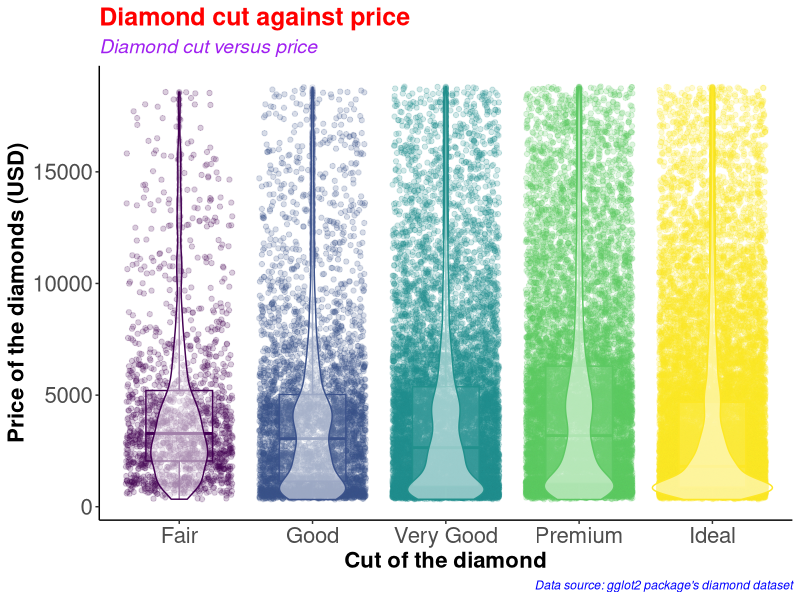
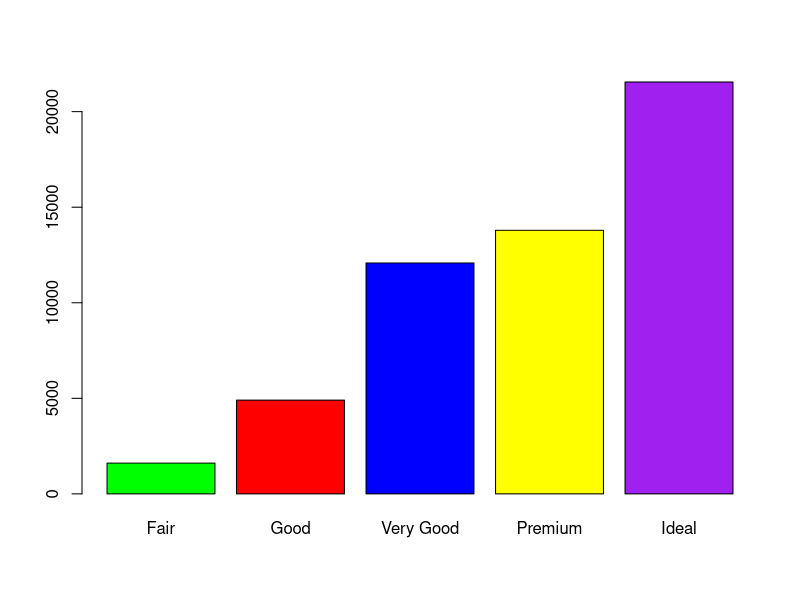
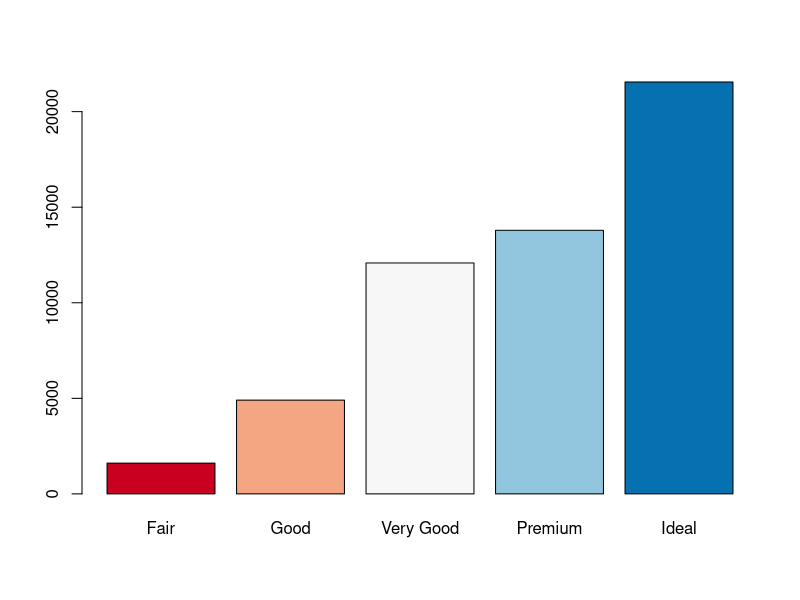
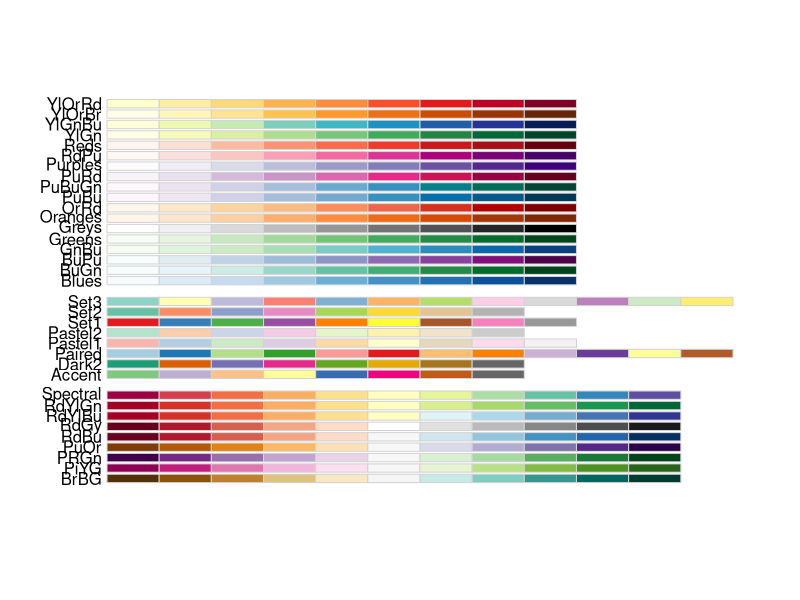
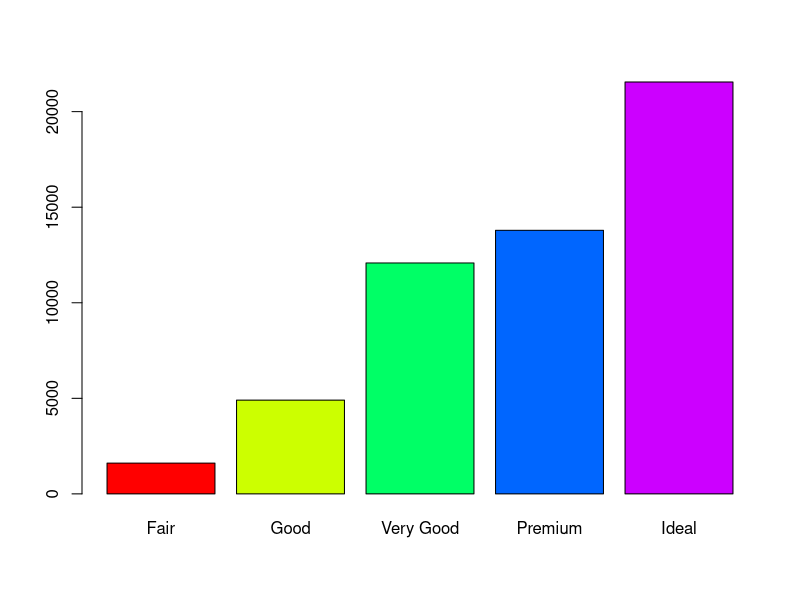
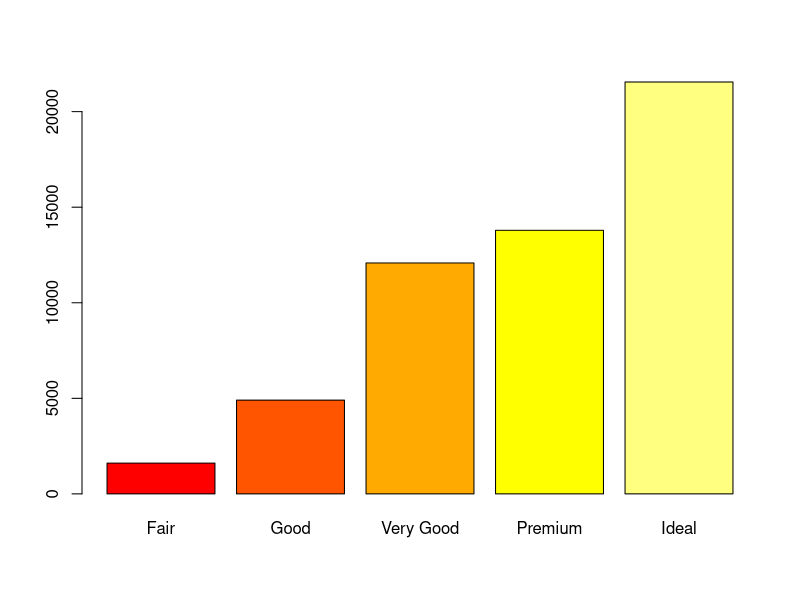
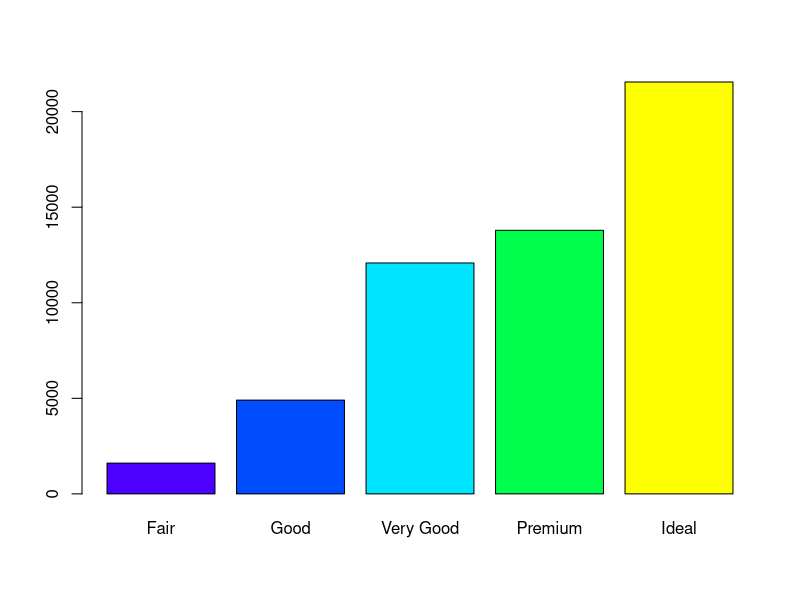
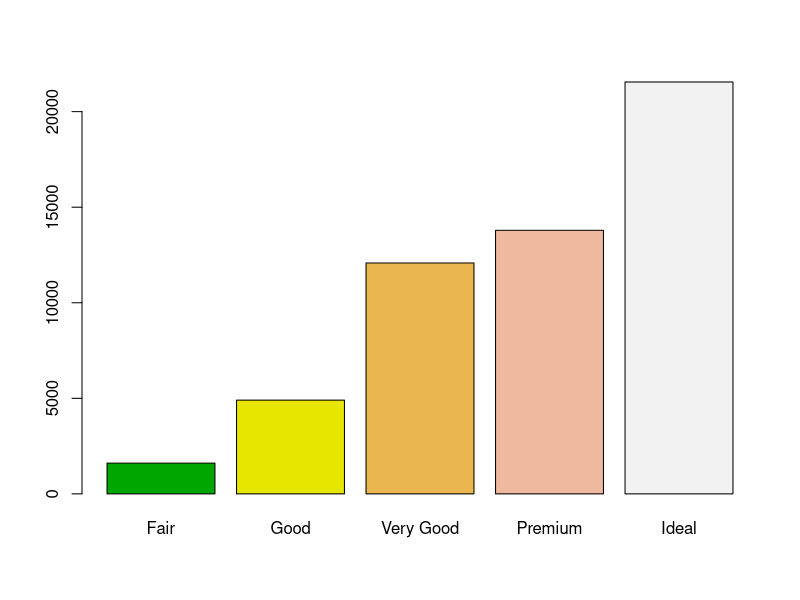

These charts were generated, in order, by the following R code:
#########################################
# Name: Wyclife Agumba Oluoch           #   
# E-mail: wyclifeoluoch@gmail.com       #
# GitHub: https://github.com/Wycology   #
# Task: Boxplot and violin plots in one #
# Date: 4th Jan 2021                    #
# Last edited: 15th Feb 2021            #
#########################################

# Loading the necessary libraries for the project
library(tidyverse) # This is for data wrangling and plotting
library(RColorBrewer)

diamonds_df <- diamonds # Cloning the diamonds data to a new object

diamonds_df %>% # Picking the data
  ggplot(aes(x = cut, y = price, color = cut)) + # Adding the mapping variables
  geom_point(position = "jitter", alpha = 0.2) + # Adding jitter and alpha
  geom_boxplot(alpha = 0.1, width = 0.5) + # Modifying dimensions of the boxplot 
  geom_violin(alpha = 0.5) + # Adding violin plot on top of the box and jitter
  theme_classic() + # Adding my preferred theme for publication.
  theme(legend.position = "none") + # Removing the legend; it is on the x-axis
  labs(x = "Cut of the diamond", # Having the best labels on the plot.
       y = "Price of the diamonds (USD)",
       title = "Diamond cut against price", # Setting titble of the plot
       subtitle = "Diamond cut versus price",
       caption = "Data source: gglot2 package's diamond dataset") +
  theme(axis.text=element_text(size=16),
        axis.title=element_text(size=16,face="bold")) +
  theme(plot.title = element_text(color = 'red', size = 18, face = 'bold'),
        plot.subtitle = element_text(color = 'purple', size = 14, face = 'italic'),
        plot.caption = element_text(color = 'blue', face = 'italic'))

diamonds %>% 
  filter(cut == 'Very Good') %>% 
  nrow()

diamonds %>% 
  select(cut) %>% 
  table() %>% 
  barplot(col = c('green', 'red', 'blue', 'yellow', 'purple'))

# Instead of specifying the colors, we can simply use the color brewer panel 

diamonds %>% 
  select(cut) %>% 
  table() %>% 
  barplot(col = brewer.pal(n = 5, name = "RdBu"))
# To display more brewer colors options to use, run the following function:

display.brewer.all()

# Can also use rainbow colors

diamonds %>% 
  select(cut) %>% 
  table() %>% 
  barplot(col = rainbow(5))

# Can also use heat.colors
diamonds %>% 
  select(cut) %>% 
  table() %>% 
  barplot(col = heat.colors(5))

# Can also use topographic colors

diamonds %>% 
  select(cut) %>% 
  table() %>% 
  barplot(col = topo.colors(5))

# Can also use terrain colors
diamonds %>% 
  select(cut) %>% 
  table() %>% 
  barplot(col = terrain.colors(5))

# Can also use cm.colors
diamonds %>% 
  select(cut) %>% 
  table() %>% 
  barplot(col = cm.colors(5))

?getData
# That is awesome. Good for the day.
